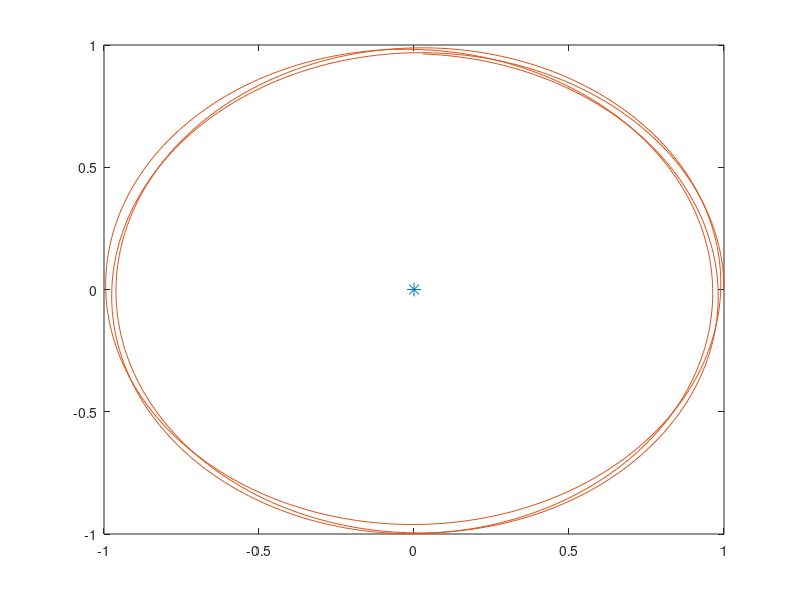

Source code (MATLAB):
clc
clear
close all

%Time incrementation
T=20;       %Time elapsed
n=1000;  %Number of iterations
dt=T/n;

%Initial Values
x(1)=1;
y(1)=0;
v(1)=0;
w(1)=.98;

for N=1:n-1
xs = x(N)+v(N)*(dt);
vs = v(N)+(-x(N)/((x(N)^2)+(y(N)^2)))*dt;
ys = y(N)+w(N)*(dt);
ws = w(N)+(-y(N)/((x(N)^2)+(y(N)^2)))*dt; 
x(N+1) = x(N)+0.5*(v(N)+vs)*dt;
v(N+1) = v(N)+0.5*((-x(N)/((x(N)^2)+(y(N)^2)))+(-xs/((xs^2)+(ys^2))))*dt;
y(N+1) = y(N)+0.5*(w(N)+ws)*dt;
w(N+1) = w(N)+0.5*((-y(N)/((x(N)^2)+(y(N)^2)))+(-ys/((xs^2)+(ys^2))))*dt;
end

plot([0],[0],'*','MarkerSize',10)
hold on
plot(x,y)


